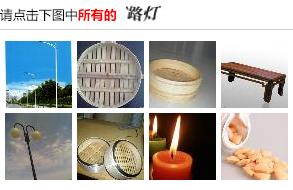
#> input picture tmp.jpg, 293 x 190 px
$ python -i '抢票 - Request 登录.py'   (imports and definitions only)
#> lines starting #> are read from the running program, lines starting #| are printed output that depends on the picture; after the words box and inside, x2 and y2 are one past the last pixel; in counts of white or black regions, pixels touching at a corner belong together
#> further down, picture is the input picture: PIL image 293x190 RGB; mean R, G, B 178.3, 175, 170.2
#代码：
 #!/usr/bin/python
# #  FileName    : fuck12306.py
# #  Author      : MaoMao Wang <andelf@gmail.com>
# #  Created     : Mon Mar 16 22:08:41 2015 by ShuYu Wang
# #  Copyright   : Feather (c) 2015
# #  Description : fuck fuck 12306
# #  Time-stamp: <2015-03-17 10:57:44 andelf>


from PIL import Image
from PIL import ImageFilter
import urllib
import urllib.request
import re
import json
# hack CERTIFICATE_VERIFY_FAILED
# https://github.com/mtschirs/quizduellapi/issues/2
import ssl
if hasattr(ssl, '_create_unverified_context'):
    ssl._create_default_https_context = ssl._create_unverified_context


UA = "Mozilla/5.0 (Macintosh; Intel Mac OS X 10_10_2) AppleWebKit/537.36 (KHTML, like Gecko) Chrome/41.0.2272.89 Safari/537.36"

pic_url = "https://kyfw.12306.cn/otn/passcodeNew/getPassCodeNew?module=login&rand=sjrand&0.21191171556711197"


# [63 lines left out: functions get_img, get_sub_img, baidu_stu_lookup, baidu_stu_html_extract, not called in this run]


def ocr_question_extract(im):
    # git@github.com:madmaze/pytesseract.git
    global pytesseract
    try:
        import pytesseract
    except:
        print('[ERROR] pytesseract not installed')
        return
    im = im.crop((127, 3, 260, 22))
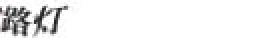
#> im: PIL image 133x19 RGB (shown 2 times larger); mean R, G, B 238.6, 238.5, 238.5
    im = pre_ocr_processing(im)
    # im.show()
    return pytesseract.image_to_string(im, lang='chi_sim').strip()


def pre_ocr_processing(im):
    im = im.convert("RGB")
    width, height = im.size
#> width = 133; height = 19

    white = im.filter(ImageFilter.BLUR).filter(ImageFilter.MaxFilter(23))
#> white: PIL image 133x19 RGB; every value is 255
    grey = im.convert('L')
    impix = im.load()
    whitepix = white.load()
    greypix = grey.load()

    for y in range(height):
        for x in range(width):
            greypix[x,y] = min(255, max(255 + impix[x,y][0] - whitepix[x,y][0],
                                        255 + impix[x,y][1] - whitepix[x,y][1],
                                        255 + impix[x,y][2] - whitepix[x,y][2]))

    new_im = grey.copy()
    binarize(new_im, 150)
    return new_im


def binarize(im, thresh=120):
#> called with thresh = 150
    assert 0 < thresh < 255
    assert im.mode == 'L'
    w, h = im.size
#> w = 133; h = 19
    for y in xrange(0, h):
        for x in xrange(0, w):
            if im.getpixel((x,y)) < thresh:
                im.putpixel((x,y), 0)
            else:
                im.putpixel((x,y), 255)
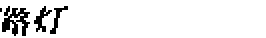
#> im: PIL image 133x19 L (shown 2 times larger); 92.5% white; black in thin lines or dots, all inside (x1, y1, x2, y2) = (0, 3, 34, 18)


# [10 lines not run here, left out]

>>> from PIL import Image
>>> picture = Image.open('tmp.jpg')
#> (the run stopped early here; a loop or call above may not have finished)
